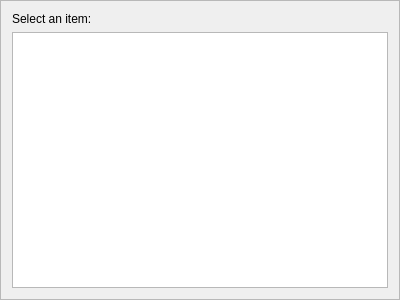
<?xml version="1.0" encoding="UTF-8"?>
<ui version="4.0">
 <class>MyListSelect</class>
 <widget class="QFrame" name="MyListSelect">
  <property name="geometry">
   <rect>
    <x>0</x>
    <y>0</y>
    <width>400</width>
    <height>300</height>
   </rect>
  </property>
  <property name="windowTitle">
   <string>Frame</string>
  </property>
  <property name="frameShape">
   <enum>QFrame::StyledPanel</enum>
  </property>
  <property name="frameShadow">
   <enum>QFrame::Raised</enum>
  </property>
  <layout class="QVBoxLayout" name="verticalLayout">
   <item>
    <widget class="QLabel" name="headerLabel">
     <property name="text">
      <string>Select an item:</string>
     </property>
    </widget>
   </item>
   <item>
    <widget class="QListWidget" name="listWidget">
     <property name="font">
      <font>
       <pointsize>9</pointsize>
      </font>
     </property>
    </widget>
   </item>
  </layout>
 </widget>
 <resources/>
 <connections/>
</ui>
